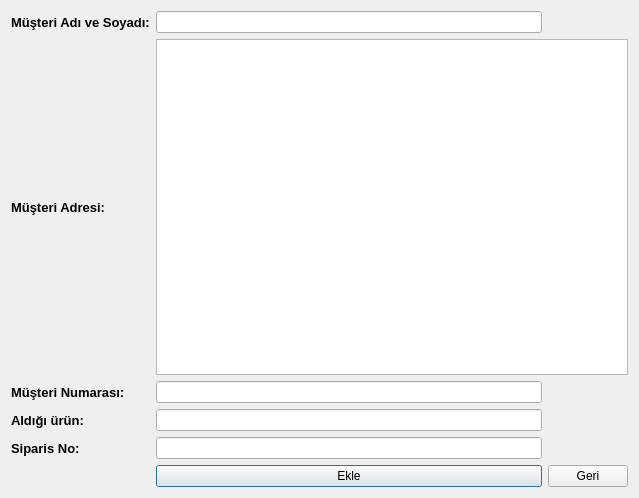
<?xml version="1.0" encoding="UTF-8"?>
<ui version="4.0">
 <class>Dialog</class>
 <widget class="QDialog" name="Dialog">
  <property name="geometry">
   <rect>
    <x>0</x>
    <y>0</y>
    <width>639</width>
    <height>498</height>
   </rect>
  </property>
  <property name="windowTitle">
   <string>Müşteri Ekle</string>
  </property>
  <layout class="QGridLayout" name="gridLayout">
   <item row="0" column="0">
    <widget class="QLabel" name="label">
     <property name="font">
      <font>
       <pointsize>10</pointsize>
       <weight>75</weight>
       <bold>true</bold>
      </font>
     </property>
     <property name="text">
      <string>Müşteri Adı ve Soyadı:</string>
     </property>
    </widget>
   </item>
   <item row="0" column="1">
    <widget class="QLineEdit" name="lineEdit"/>
   </item>
   <item row="1" column="0">
    <widget class="QLabel" name="label_3">
     <property name="font">
      <font>
       <pointsize>10</pointsize>
       <weight>75</weight>
       <bold>true</bold>
      </font>
     </property>
     <property name="text">
      <string>Müşteri Adresi:</string>
     </property>
    </widget>
   </item>
   <item row="1" column="1" colspan="2">
    <widget class="QTextEdit" name="textEdit"/>
   </item>
   <item row="2" column="0">
    <widget class="QLabel" name="label_4">
     <property name="font">
      <font>
       <pointsize>10</pointsize>
       <weight>75</weight>
       <bold>true</bold>
      </font>
     </property>
     <property name="text">
      <string>Müşteri Numarası:</string>
     </property>
    </widget>
   </item>
   <item row="2" column="1">
    <widget class="QLineEdit" name="lineEdit_3"/>
   </item>
   <item row="3" column="0">
    <widget class="QLabel" name="label_5">
     <property name="font">
      <font>
       <pointsize>10</pointsize>
       <weight>75</weight>
       <bold>true</bold>
      </font>
     </property>
     <property name="text">
      <string>Aldığı ürün:</string>
     </property>
    </widget>
   </item>
   <item row="3" column="1">
    <widget class="QLineEdit" name="lineEdit_4"/>
   </item>
   <item row="4" column="0">
    <widget class="QLabel" name="label_6">
     <property name="font">
      <font>
       <pointsize>10</pointsize>
       <weight>75</weight>
       <bold>true</bold>
      </font>
     </property>
     <property name="text">
      <string>Siparis No:</string>
     </property>
    </widget>
   </item>
   <item row="4" column="1">
    <widget class="QLineEdit" name="lineEdit_5"/>
   </item>
   <item row="5" column="1">
    <widget class="QPushButton" name="pushButton">
     <property name="text">
      <string>Ekle</string>
     </property>
    </widget>
   </item>
   <item row="5" column="2">
    <widget class="QPushButton" name="pushButton_2">
     <property name="text">
      <string>Geri</string>
     </property>
    </widget>
   </item>
  </layout>
 </widget>
 <resources/>
 <connections>
  <connection>
   <sender>pushButton</sender>
   <signal>clicked()</signal>
   <receiver>Dialog</receiver>
   <slot>btnmusteriEkle()</slot>
   <hints>
    <hint type="sourcelabel">
     <x>224</x>
     <y>356</y>
    </hint>
    <hint type="destinationlabel">
     <x>109</x>
     <y>271</y>
    </hint>
   </hints>
  </connection>
  <connection>
   <sender>pushButton_2</sender>
   <signal>clicked()</signal>
   <receiver>Dialog</receiver>
   <slot>btngeridon()</slot>
   <hints>
    <hint type="sourcelabel">
     <x>334</x>
     <y>356</y>
    </hint>
    <hint type="destinationlabel">
     <x>361</x>
     <y>292</y>
    </hint>
   </hints>
  </connection>
 </connections>
 <slots>
  <slot>btnmusteriEkle()</slot>
  <slot>btngeridon()</slot>
 </slots>
</ui>
